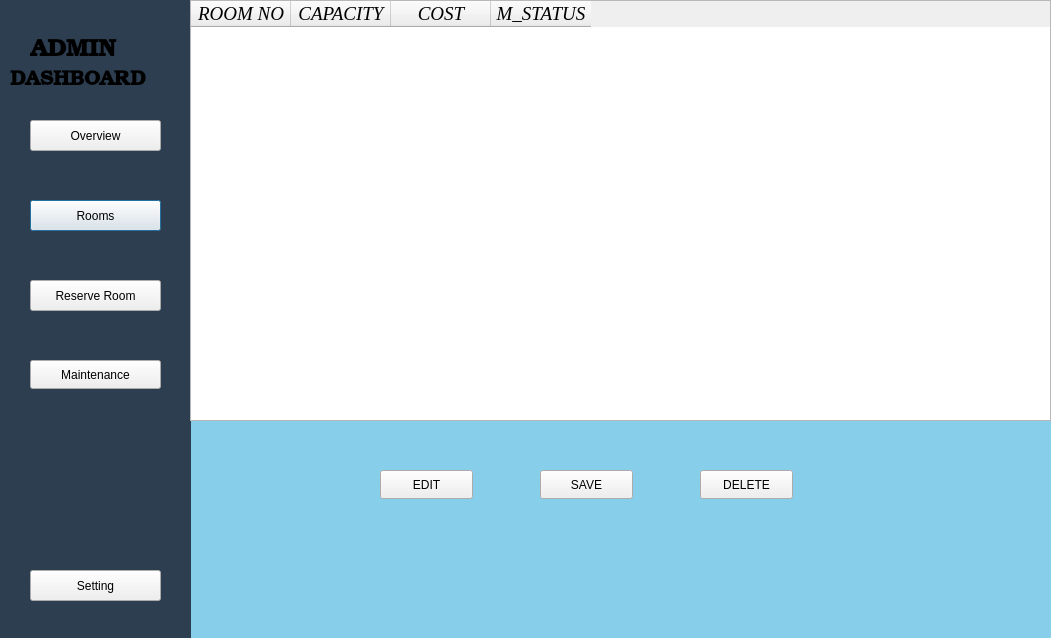
<?xml version="1.0" encoding="UTF-8"?>
<ui version="4.0">
 <class>RMaintenance</class>
 <widget class="QDialog" name="RMaintenance">
  <property name="geometry">
   <rect>
    <x>0</x>
    <y>0</y>
    <width>1051</width>
    <height>638</height>
   </rect>
  </property>
  <property name="windowTitle">
   <string>Dialog</string>
  </property>
  <widget class="QPlainTextEdit" name="plainTextEdit">
   <property name="geometry">
    <rect>
     <x>0</x>
     <y>0</y>
     <width>1051</width>
     <height>641</height>
    </rect>
   </property>
   <property name="styleSheet">
    <string notr="true">QPlainTextEdit {
    background-color: #87CEEB;  /* Sky Blue Hex */
    border: none;
    color: black;                /* Optional: text color */
    font-weight: bold;
    border-radius: 5px;
    padding: 6px;
}</string>
   </property>
  </widget>
  <widget class="QLabel" name="DashName_label_7">
   <property name="geometry">
    <rect>
     <x>30</x>
     <y>30</y>
     <width>111</width>
     <height>41</height>
    </rect>
   </property>
   <property name="font">
    <font>
     <family>Bookman Old Style</family>
     <pointsize>18</pointsize>
     <bold>true</bold>
    </font>
   </property>
   <property name="text">
    <string>ADMIN</string>
   </property>
  </widget>
  <widget class="QToolButton" name="Overview_Button">
   <property name="geometry">
    <rect>
     <x>30</x>
     <y>120</y>
     <width>131</width>
     <height>31</height>
    </rect>
   </property>
   <property name="text">
    <string>Overview</string>
   </property>
  </widget>
  <widget class="QPushButton" name="Room_Button">
   <property name="geometry">
    <rect>
     <x>30</x>
     <y>200</y>
     <width>131</width>
     <height>31</height>
    </rect>
   </property>
   <property name="text">
    <string>Rooms</string>
   </property>
  </widget>
  <widget class="QPushButton" name="Maintenance_Button">
   <property name="geometry">
    <rect>
     <x>30</x>
     <y>360</y>
     <width>131</width>
     <height>29</height>
    </rect>
   </property>
   <property name="text">
    <string>Maintenance</string>
   </property>
  </widget>
  <widget class="QToolButton" name="Settings_Button">
   <property name="geometry">
    <rect>
     <x>30</x>
     <y>570</y>
     <width>131</width>
     <height>31</height>
    </rect>
   </property>
   <property name="text">
    <string>Setting</string>
   </property>
  </widget>
  <widget class="QPushButton" name="Reserve_Button">
   <property name="geometry">
    <rect>
     <x>30</x>
     <y>280</y>
     <width>131</width>
     <height>31</height>
    </rect>
   </property>
   <property name="text">
    <string>Reserve Room</string>
   </property>
  </widget>
  <widget class="QLabel" name="DashName_label_8">
   <property name="geometry">
    <rect>
     <x>10</x>
     <y>60</y>
     <width>171</width>
     <height>41</height>
    </rect>
   </property>
   <property name="font">
    <font>
     <family>Bookman Old Style</family>
     <pointsize>15</pointsize>
     <bold>true</bold>
    </font>
   </property>
   <property name="text">
    <string>DASHBOARD</string>
   </property>
  </widget>
  <widget class="QPlainTextEdit" name="LeftSide_plainTextEdit">
   <property name="geometry">
    <rect>
     <x>0</x>
     <y>0</y>
     <width>191</width>
     <height>641</height>
    </rect>
   </property>
   <property name="styleSheet">
    <string notr="true">QPlainTextEdit {
    background-color: #2c3e50;  /* Dark blue-gray */
    color: white;               /* Text color */
    font-weight: bold;
    border: none;
}</string>
   </property>
  </widget>
  <widget class="QTableWidget" name="maintenance_table">
   <property name="geometry">
    <rect>
     <x>190</x>
     <y>0</y>
     <width>861</width>
     <height>421</height>
    </rect>
   </property>
   <property name="font">
    <font>
     <family>Times New Roman</family>
     <pointsize>14</pointsize>
     <italic>true</italic>
     <bold>false</bold>
    </font>
   </property>
   <property name="styleSheet">
    <string notr="true">QTableWidget{
 color: red;
gridline-color: blue;
selection-color: green;
selection-background-color: blue;
font: italic 14pt &quot;Times New Roman&quot;;
}
QTableWidget&quot;&quot;item:selected
{
color: white;
background-color: red;
}
QheaderView {
background-color:black;
color: white;
font: italic 14pt &quot;Times New Roman&quot;;
}</string>
   </property>
   <column>
    <property name="text">
     <string>ROOM NO</string>
    </property>
   </column>
   <column>
    <property name="text">
     <string>CAPACITY</string>
    </property>
   </column>
   <column>
    <property name="text">
     <string>COST</string>
    </property>
   </column>
   <column>
    <property name="text">
     <string>M_STATUS</string>
    </property>
   </column>
  </widget>
  <widget class="QPushButton" name="Edit_Button">
   <property name="geometry">
    <rect>
     <x>380</x>
     <y>470</y>
     <width>93</width>
     <height>29</height>
    </rect>
   </property>
   <property name="text">
    <string>EDIT</string>
   </property>
  </widget>
  <widget class="QPushButton" name="Save_Button">
   <property name="geometry">
    <rect>
     <x>540</x>
     <y>470</y>
     <width>93</width>
     <height>29</height>
    </rect>
   </property>
   <property name="text">
    <string>SAVE</string>
   </property>
  </widget>
  <widget class="QPushButton" name="Delete_Button">
   <property name="geometry">
    <rect>
     <x>700</x>
     <y>470</y>
     <width>93</width>
     <height>29</height>
    </rect>
   </property>
   <property name="text">
    <string>DELETE</string>
   </property>
  </widget>
  <zorder>plainTextEdit</zorder>
  <zorder>LeftSide_plainTextEdit</zorder>
  <zorder>DashName_label_7</zorder>
  <zorder>Overview_Button</zorder>
  <zorder>Room_Button</zorder>
  <zorder>Maintenance_Button</zorder>
  <zorder>Settings_Button</zorder>
  <zorder>Reserve_Button</zorder>
  <zorder>DashName_label_8</zorder>
  <zorder>maintenance_table</zorder>
  <zorder>Edit_Button</zorder>
  <zorder>Save_Button</zorder>
  <zorder>Delete_Button</zorder>
 </widget>
 <resources/>
 <connections/>
</ui>
